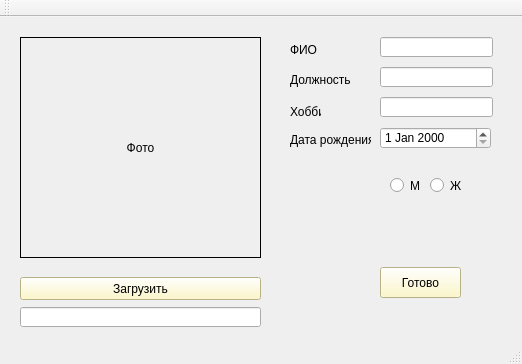
<?xml version="1.0" encoding="UTF-8"?>
<ui version="4.0">
 <class>MainWindow</class>
 <widget class="QMainWindow" name="MainWindow">
  <property name="geometry">
   <rect>
    <x>0</x>
    <y>0</y>
    <width>522</width>
    <height>364</height>
   </rect>
  </property>
  <property name="windowTitle">
   <string>Ivanov</string>
  </property>
  <widget class="QWidget" name="centralWidget">
   <widget class="QLabel" name="label">
    <property name="geometry">
     <rect>
      <x>290</x>
      <y>25</y>
      <width>31</width>
      <height>16</height>
     </rect>
    </property>
    <property name="text">
     <string>ФИО</string>
    </property>
   </widget>
   <widget class="QLabel" name="label_2">
    <property name="geometry">
     <rect>
      <x>290</x>
      <y>55</y>
      <width>71</width>
      <height>16</height>
     </rect>
    </property>
    <property name="text">
     <string>Должность</string>
    </property>
   </widget>
   <widget class="QLabel" name="label_3">
    <property name="geometry">
     <rect>
      <x>290</x>
      <y>115</y>
      <width>81</width>
      <height>16</height>
     </rect>
    </property>
    <property name="text">
     <string>Дата рождения</string>
    </property>
   </widget>
   <widget class="QLabel" name="label_4">
    <property name="geometry">
     <rect>
      <x>290</x>
      <y>85</y>
      <width>31</width>
      <height>20</height>
     </rect>
    </property>
    <property name="text">
     <string>Хобби</string>
    </property>
   </widget>
   <widget class="QLabel" name="label_5">
    <property name="geometry">
     <rect>
      <x>20</x>
      <y>20</y>
      <width>241</width>
      <height>221</height>
     </rect>
    </property>
    <property name="layoutDirection">
     <enum>Qt::LeftToRight</enum>
    </property>
    <property name="frameShape">
     <enum>QFrame::Panel</enum>
    </property>
    <property name="text">
     <string>Фото</string>
    </property>
    <property name="textFormat">
     <enum>Qt::AutoText</enum>
    </property>
    <property name="scaledContents">
     <bool>true</bool>
    </property>
    <property name="alignment">
     <set>Qt::AlignCenter</set>
    </property>
   </widget>
   <widget class="QLineEdit" name="lineEdit">
    <property name="geometry">
     <rect>
      <x>380</x>
      <y>20</y>
      <width>113</width>
      <height>20</height>
     </rect>
    </property>
   </widget>
   <widget class="QLineEdit" name="lineEdit_2">
    <property name="geometry">
     <rect>
      <x>380</x>
      <y>50</y>
      <width>113</width>
      <height>20</height>
     </rect>
    </property>
   </widget>
   <widget class="QLineEdit" name="lineEdit_3">
    <property name="geometry">
     <rect>
      <x>380</x>
      <y>80</y>
      <width>113</width>
      <height>20</height>
     </rect>
    </property>
   </widget>
   <widget class="QDateEdit" name="dateEdit">
    <property name="geometry">
     <rect>
      <x>380</x>
      <y>110</y>
      <width>111</width>
      <height>22</height>
     </rect>
    </property>
   </widget>
   <widget class="QRadioButton" name="radioButton">
    <property name="geometry">
     <rect>
      <x>390</x>
      <y>160</y>
      <width>41</width>
      <height>17</height>
     </rect>
    </property>
    <property name="text">
     <string>М</string>
    </property>
   </widget>
   <widget class="QRadioButton" name="radioButton_2">
    <property name="geometry">
     <rect>
      <x>430</x>
      <y>160</y>
      <width>41</width>
      <height>17</height>
     </rect>
    </property>
    <property name="text">
     <string>Ж</string>
    </property>
   </widget>
   <widget class="QPushButton" name="pushButton">
    <property name="geometry">
     <rect>
      <x>20</x>
      <y>260</y>
      <width>241</width>
      <height>23</height>
     </rect>
    </property>
    <property name="acceptDrops">
     <bool>false</bool>
    </property>
    <property name="autoFillBackground">
     <bool>false</bool>
    </property>
    <property name="styleSheet">
     <string notr="true">background-color: rgb(255, 248, 187) </string>
    </property>
    <property name="text">
     <string>Загрузить</string>
    </property>
   </widget>
   <widget class="QLineEdit" name="lineEdit_4">
    <property name="geometry">
     <rect>
      <x>20</x>
      <y>290</y>
      <width>241</width>
      <height>20</height>
     </rect>
    </property>
   </widget>
   <widget class="QPushButton" name="pushButton_2">
    <property name="geometry">
     <rect>
      <x>380</x>
      <y>250</y>
      <width>81</width>
      <height>31</height>
     </rect>
    </property>
    <property name="styleSheet">
     <string notr="true">background-color: rgb(255, 248, 187) </string>
    </property>
    <property name="text">
     <string>Готово</string>
    </property>
   </widget>
  </widget>
  <widget class="QMenuBar" name="menuBar">
   <property name="geometry">
    <rect>
     <x>0</x>
     <y>0</y>
     <width>522</width>
     <height>21</height>
    </rect>
   </property>
  </widget>
  <widget class="QToolBar" name="mainToolBar">
   <attribute name="toolBarArea">
    <enum>TopToolBarArea</enum>
   </attribute>
   <attribute name="toolBarBreak">
    <bool>false</bool>
   </attribute>
  </widget>
  <widget class="QStatusBar" name="statusBar"/>
 </widget>
 <layoutdefault spacing="6" margin="11"/>
 <resources/>
 <connections/>
</ui>
